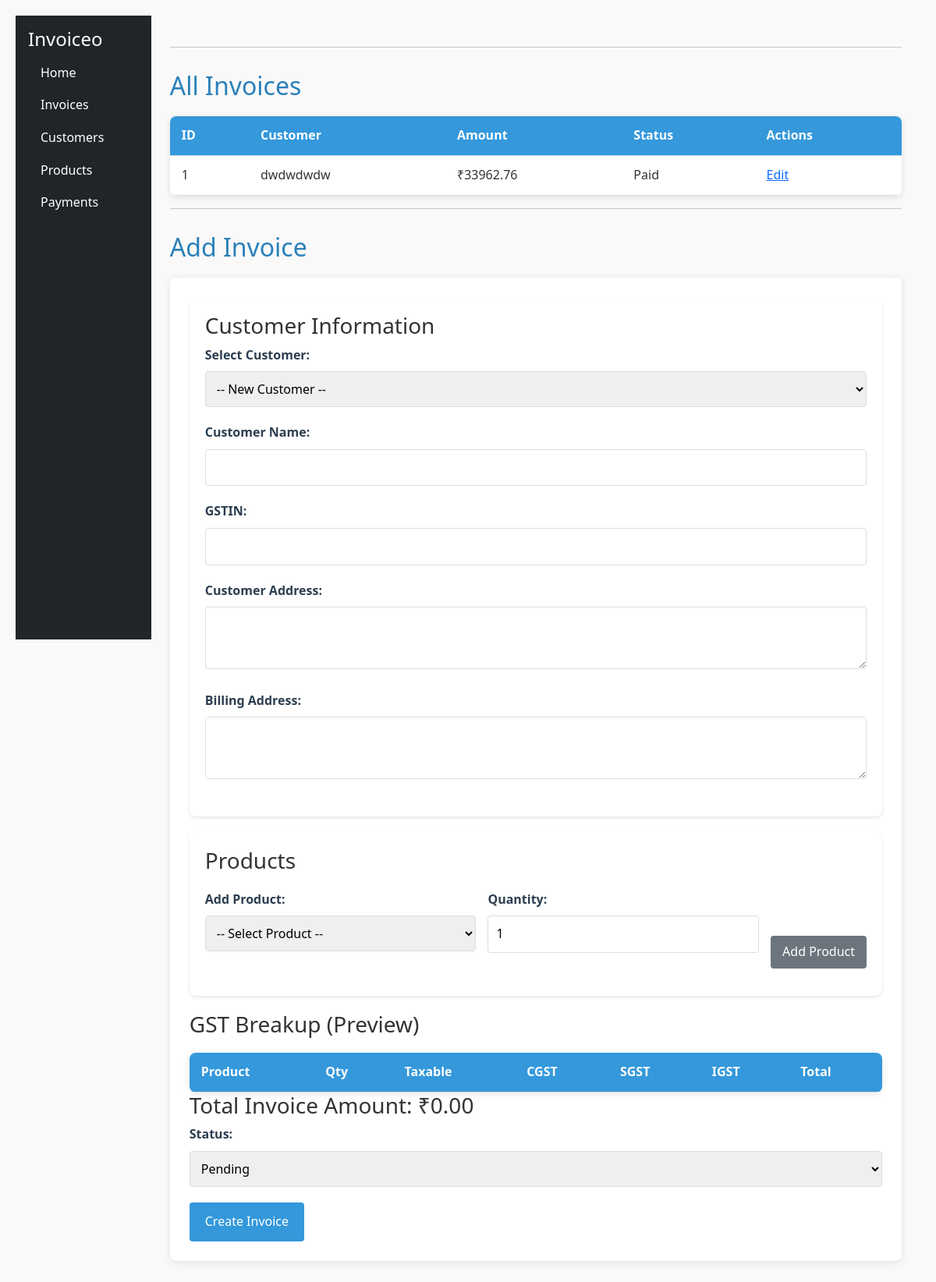
The app's page /invoices, older data.
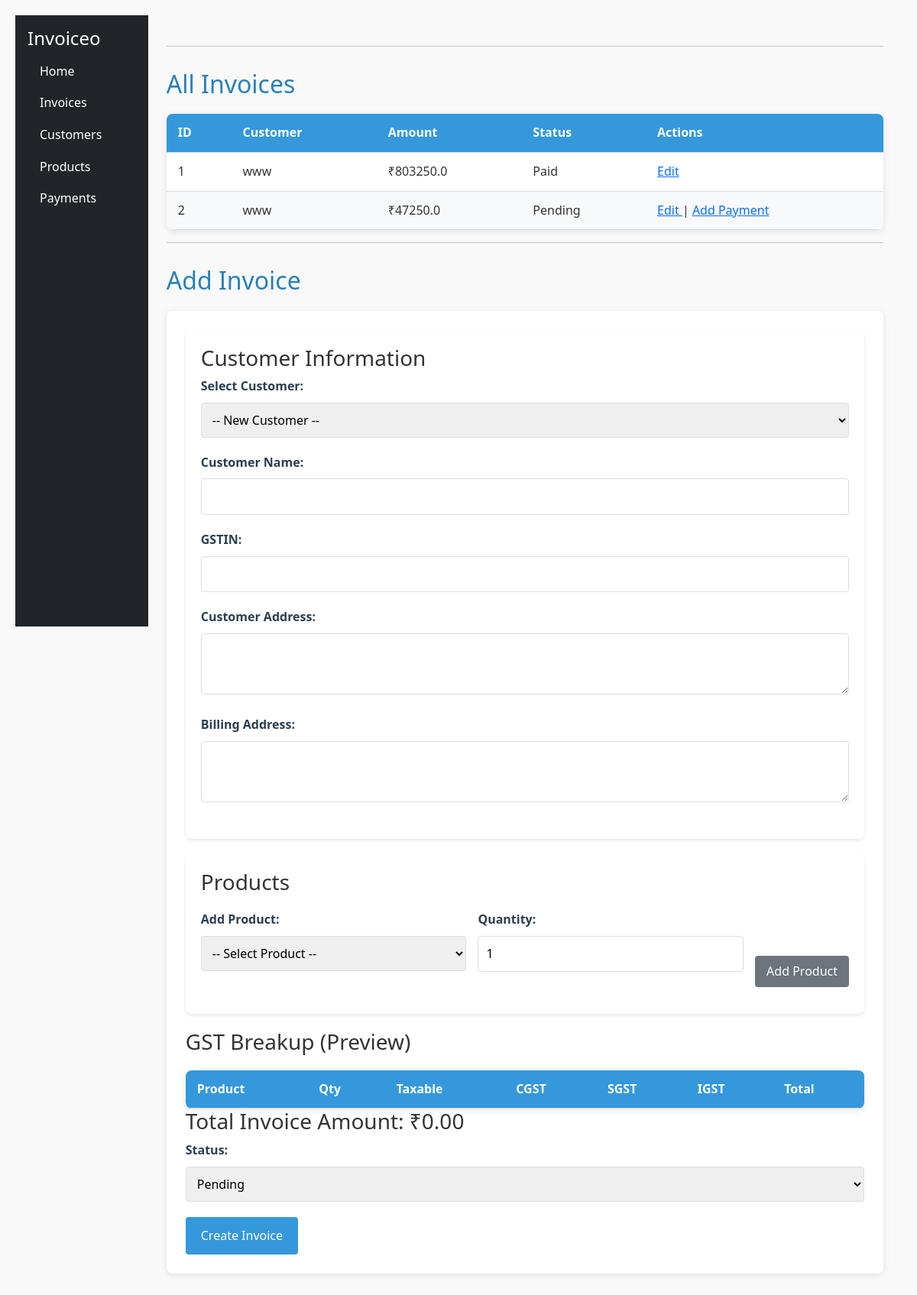
The same page, newer data.
### app.py (models this page shows)
class Invoice(db.Model):
    id = db.Column(db.Integer, primary_key=True)
    customer_name = db.Column(db.String(100), nullable=False)
    customer_gstin = db.Column(db.String(15), nullable=False)
    amount = db.Column(db.Float, nullable=False)
    customer_address = db.Column(db.String(300), nullable=False)
    billing_address = db.Column(db.String(300), nullable=False)
    status = db.Column(db.String(20), default="Pending")
    items = db.relationship('InvoiceItem', backref='invoice', cascade='all, delete-orphan')
    payments = db.relationship('Payment', backref='invoice', cascade='all, delete-orphan')
    @property
    def total_paid(self):
        return sum(p.amount for p in self.payments)
    @property
    def balance(self):
        return round(self.amount - self.total_paid, 2)

### app.py (the view)
@app.route('/invoices')
def invoices():
    return render_template(
        'invoices.html',
        invoices=Invoice.query.all(),
        customers=Customer.query.all(),
        products=Product.query.all()
    )

### templates/invoices.html (shortened to what this page needs)
{% extends 'base.html' %}
{% block content %}
<hr>
<h2>All Invoices</h2>
{% if invoices %}
<table>
    <thead>
        <tr>
            <th>ID</th>
            <th>Customer</th>
            <th>Amount</th>
            <th>Status</th>
            <th>Actions</th>
        </tr>
    </thead>
    <tbody>
    {% for invoice in invoices %}
    <tr>
        <td>{{ invoice.id }}</td>
        <td>{{ invoice.customer_name }}</td>
        <td>₹{{ invoice.amount }}</td>
        <td>{{ invoice.status }}</td>
        <td>
            <a href="{{ url_for('edit_invoice', id=invoice.id) }}" class="btn-edit">
                Edit
            </a>
            {% if invoice.balance > 0 %}
        |       <a href="{{ url_for('add_payment', invoice_id=invoice.id) }}">
            Add Payment
          </a>
    {% endif %}
        </td>
    </tr>
{% endfor %}
    </tbody>
</table>
{% else %}
<p>No invoices found.</p>
{% endif %}
<link rel="stylesheet" href="{{ url_for('static', filename='invoice.css') }}">
<hr>
<h2>Add Invoice</h2>
<form method="POST" action="/add_invoice">
<div class="form-section">
    <h3>Customer Information</h3>
    <div class="form-group">
        <label>Select Customer:</label>
        <select name="customer_id" id="customer_id" onchange="fillCustomerDetails()">
            <option value="">-- New Customer --</option>
        </select>
    </div>
    <div class="form-group">
        <label>Customer Name:</label>
        <input type="text" name="customer_name" id="customer_name" required>
    </div>
    <div class="form-group">
        <label>GSTIN:</label>
        <input type="text" name="customer_gstin" id="customer_gstin" required>
    </div>
    <div class="form-group">
        <label>Customer Address:</label>
        <textarea name="customer_address" id="customer_address" required></textarea>
    </div>
    <div class="form-group">
        <label>Billing Address:</label>
        <textarea name="billing_address" id="billing_address" required></textarea>
    </div>
</div>
<div class="form-section">
    <h3>Products</h3>
    <div class="form-row">
        <div class="form-group">
            <label>Add Product:</label>
            <select id="product_select">
                <option value="">-- Select Product --</option>
            </select>
        </div>
        <div class="form-group">
            <label>Quantity:</label>
            <input type="number" id="product_quantity" min="1" value="1">
        </div>
        <button type="button" onclick="addProductRow()" class="btn-secondary">Add Product</button>
    </div>
</div>
<h3>GST Breakup (Preview)</h3>
<table id="gst_table">
    <thead>
        <tr>
            <th>Product</th>
            <th>Qty</th>
            <th>Taxable</th>
            <th>CGST</th>
            <th>SGST</th>
            <th>IGST</th>
            <th>Total</th>
        </tr>
    </thead>
</table>
<h3>Total Invoice Amount: ₹<span id="invoice_total">0.00</span></h3>
<div class="form-group">
    <label>Status:</label>
    <select name="status" required>
        <option value="Pending">Pending</option>
    </select>
</div>
<button type="submit">Create Invoice</button>
</form>
{% endblock %}

Row changes from the older to the newer data that the page shows:
changed Invoice "Paid": customer_name "dwdwdwdw" → "www"; amount "33962.76" → "803250.0"
added Invoice: id "2", customer_name "www", amount "47250.0", status "Pending"
